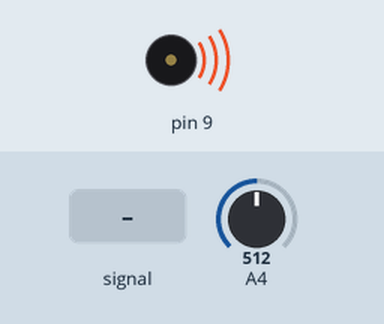
Bench run of a sketch on a simulated Arduino Uno, built with avr-gcc and run on an emulated ATmega328P. Parts: buzzer (waves = sounding). The test bench sets the inputs (shaded band); at power-on: A4 = 512. What the sketch prints to the serial monitor is not drawn.

Above: at 1.2 s.
1.3 s: A4 fed a 2 Hz sine of ±306 counts around its level
At 1.38 s:
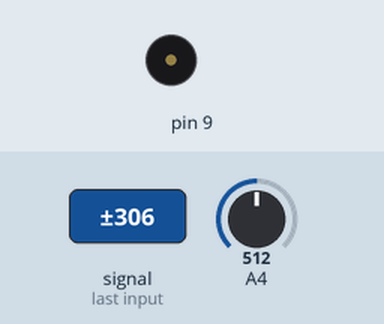
4.3 s: A4 set to 390
At 5.4 s:
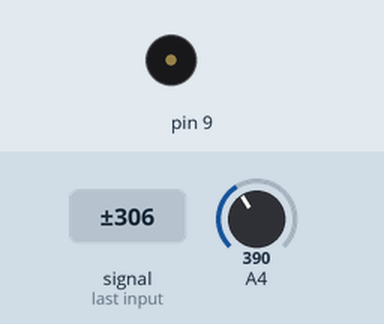
5.8 s: A4 set to 412
At 6.1 s:
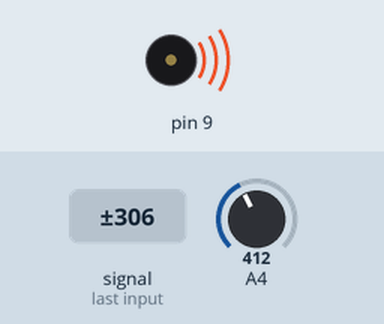
7.3 s: A4 set to 306
At 8.5 s:
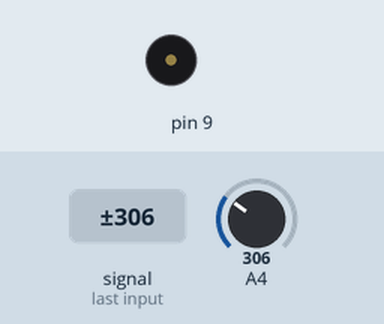
Timing chart, 0 to 9.8 s (numbered marks = the images above; inputs shaded):
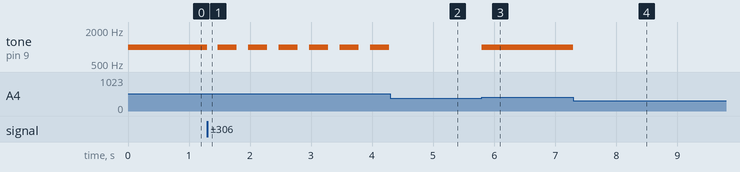

The sketch:

MORSERx.ino
```cpp
//Morse Code Binary Tree
//  Left child at 2n+1
// Right child at 2n+2

const char MorseTree[] = {'\0','E', 'T', 'I', 'A', 'N', 'M', 'S',
                          'U', 'R', 'W', 'D', 'K', 'G', 'O', 'H',
                          'V', 'F', 'U', 'L', 'A', 'P', 'J', 'B',
                          'X', 'C', 'Y', 'Z', 'Q', '\0','\0','5',
                          '4', '\0','3', '\0','\0','\0','2', '\0',
                          '\0','+', '\0','\0','\0','\0','1', '6',
                          '=', '/', '\0','\0','\0','(', '\0','7',
                          '\0','\0','\0','8', '\0','9', '0', '\0',
                          '\0','\0','\0','\0','\0','\0','\0','\0',
                          '\0','\0','\0','?', '_', '\0','\0','\0',
                          '\0','"', '\0','\0','.', '\0','\0','\0',
                          '\0','@', '\0','\0','\0','\0','\0','\0',
                          '-', '\0','\0','\0','\0','\0','\0','\0',
                          '\0',' ', '!', '\0',')', '\0','\0','\0',
                          '\0','\0',',', '\0','\0','\0','\0',':',
                          '\0','\0','\0','\0','\0','\0','\0'
                         };

//PIN 4 is LDR
int val = 0; // A Variable to Store the Light Value from the LDR
int ctrHigh = 0;
int ctrLow = 0;
int codePtr = 0;
int dotLen = 400;

void setup()
{
  Serial.begin(9600);// Start a Serial Connection
  Serial.print(codePtr);
}

void loop()
{
  val = analogRead(4);

  if (val >= 400)  //on and light received  //change this value
  {
    //Serial.print(val);Serial.print("\n");}

    ctrHigh++;
    ctrLow = 0;
    digitalWrite(13, HIGH);
    tone(9, 1000);
  } else {      //off and no light
    ctrLow++;
    if ((ctrHigh >= dotLen) && (ctrHigh < dotLen*2)) {
      Serial.print(".");
      codePtr = (2*codePtr) + 1;
    } else if (ctrHigh >= dotLen * 2) {
      Serial.print("-");
      codePtr = (2*codePtr) + 2;
    } else {
      if(ctrLow == dotLen*2){
        Serial.print(MorseTree[codePtr]);
        codePtr = 0;
      }
    }

    ctrHigh = 0;
    digitalWrite(13, LOW);
    noTone(9);
  }
}
```

Measured:
- the behaviour switches between 399 and 400 on A4 (found by bisection; images 2 and 3)
- after the input at 1.3 s, tone on pin 9: alternates 1000 Hz for 0.31 s and silent for 0.19 s, starting at once
- after the input at 4.3 s, tone on pin 9: stops changing and stays silent
- after the input at 5.8 s, tone on pin 9: silent → 1000 Hz at once
- after the input at 7.3 s, tone on pin 9: 1000 Hz → silent at once
